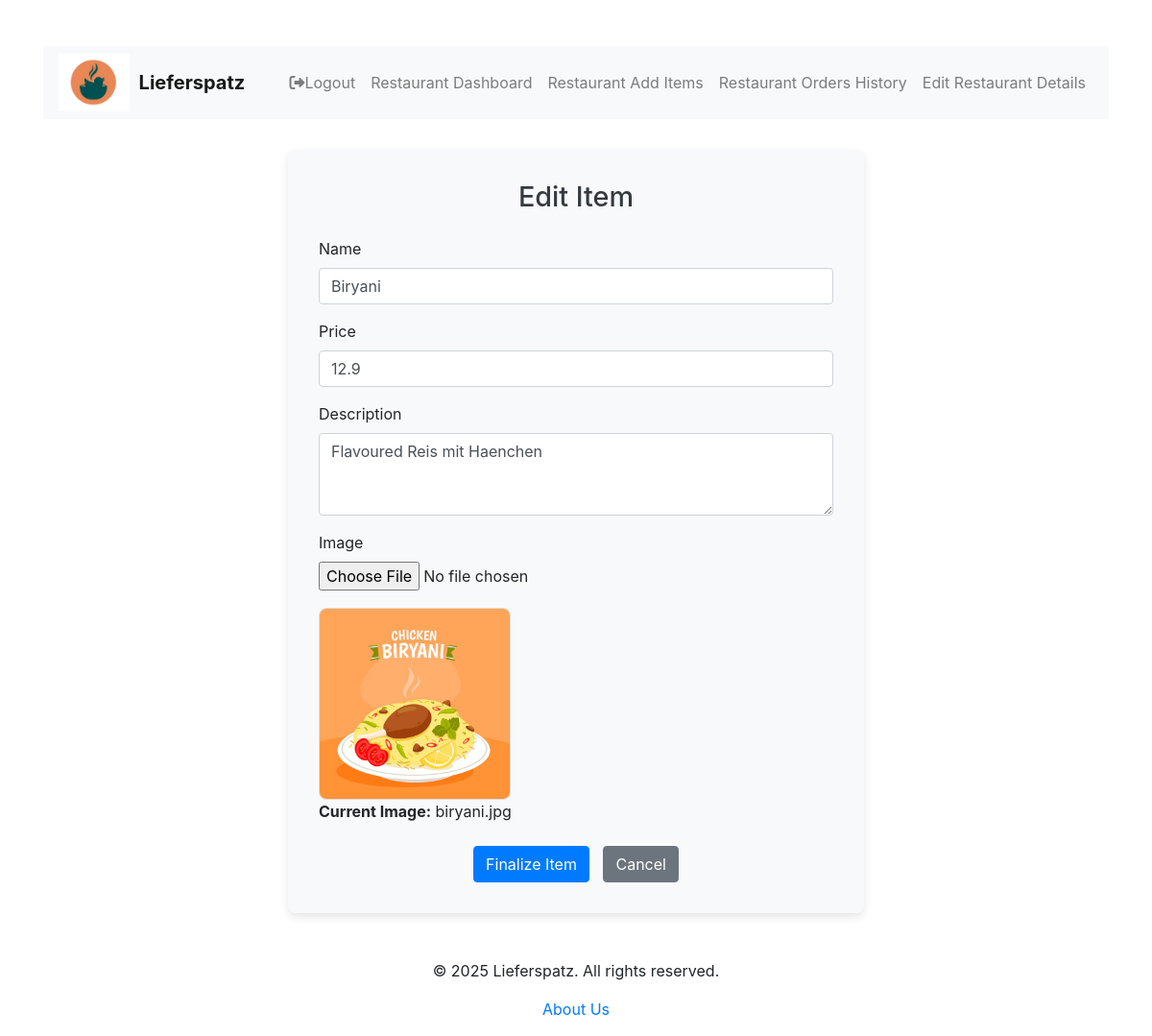
The page /restaurant/edit_item_screen?ItemID=1 (signed in) on the database as committed earlier.
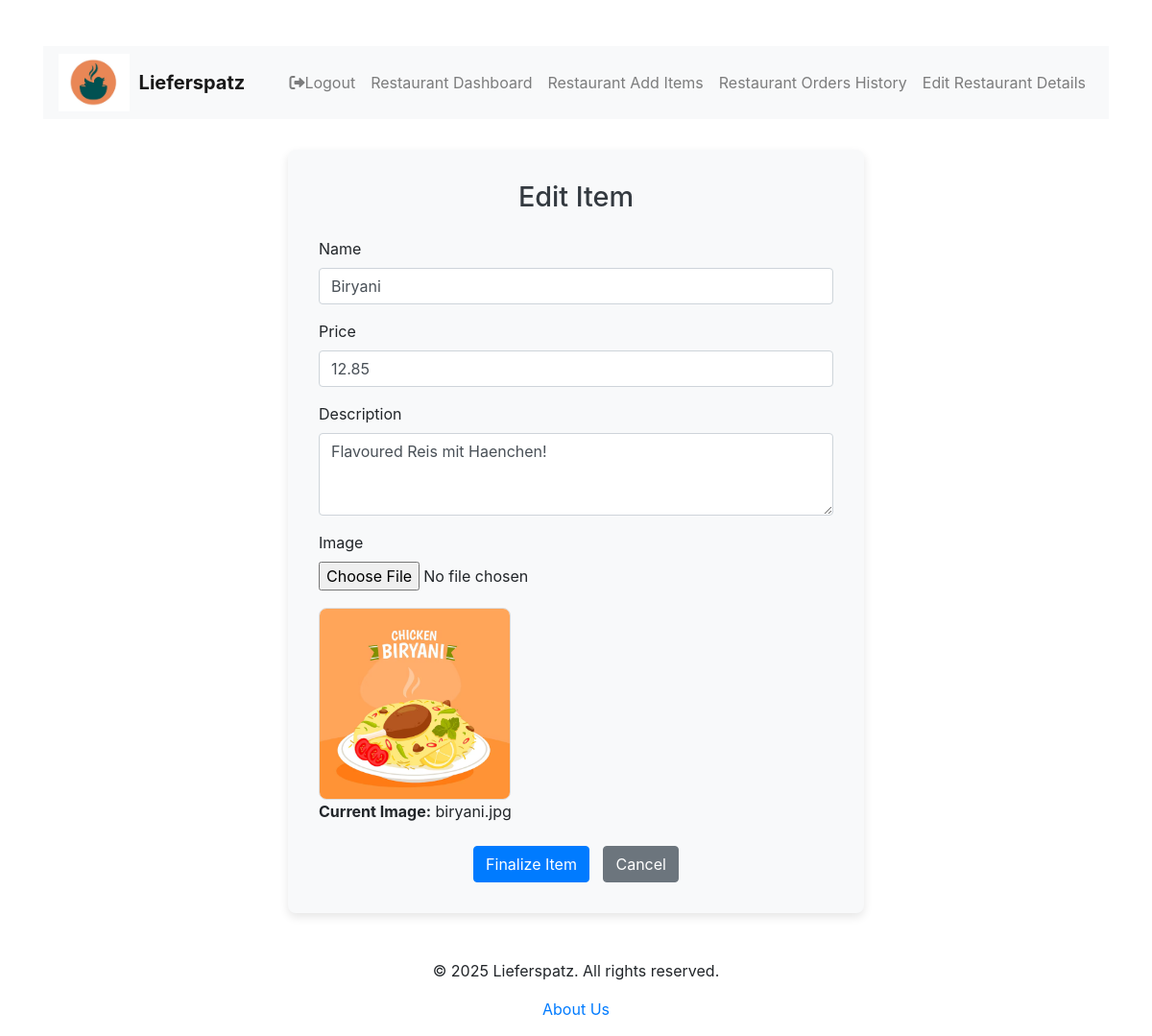
The same page on the database as committed later.
### tables this page shows
CREATE TABLE Items(
                        ItemID INTEGER PRIMARY KEY AUTOINCREMENT,
                        RestaurantID INTEGER,
                        Name TEXT,
                        Price REAL,
                        Description TEXT,
                        ImageURL TEXT,
                        Category TEXT, -- e.g. 'main dish', 'drink', etc.
                        CreatedAt DATETIME,
                        FOREIGN KEY (RestaurantID) REFERENCES restaurants(RestaurantID)
                );

### routes/restaurant.py (the view)
@restaurant_bp.route('/edit_item_screen', methods=['GET', 'POST'])
def restaurant_edit_item_screen():
    item_id = request.args.get('ItemID') if request.method == 'GET' else request.form['ItemID']
    row = RDB_util.get_item_from_database(item_id)
    restaurant_data = session['restaurant']
    return render_template('edit_item.html', user=restaurant_data, item=row)

### RDB_util.py (called while the page is built)
def connect_to_database():
    conn = sqlite3.connect('lieferspatz.db',isolation_level=None)
    return conn

def get_item_from_database(ItemID):
    conn = connect_to_database()
    cursor  = conn.cursor()
    cursor.execute("SELECT ItemID, Name, Price, Description, CreatedAt, ImageURL FROM Items WHERE ItemID = ?", (ItemID,))
    row = cursor.fetchall()
    conn.close()
    return row

### app.py (called while the page is built)
@app.after_request
def add_cache_control(response):
    response.headers['Cache-Control'] = 'no-store, no-cache, must-revalidate, proxy-revalidate'
    response.headers['Pragma'] = 'no-cache'
    response.headers['Expires'] = '0'
    return response

### templates/edit_item.html (shortened to what this page needs)
{% extends 'base.html' %}
{% block head %}
    <link href="https://stackpath.bootstrapcdn.com/bootstrap/4.5.2/css/bootstrap.min.css" rel="stylesheet">
{% endblock%}
{% block content %}
    <div class="form-container animate__animated animate__fadeIn">
        <h1 class="form-title">Edit Item</h1>
        <form action="/restaurant/edit_item" method="POST" enctype="multipart/form-data">
            <div class="form-group">
                <label for="Name">Name</label>
                <input type="text" class="form-control" name="Name" value="{{item[0][1]}}" required>
            </div>
            <div class="form-group">
                <label for="Price">Price</label>
                <input type="text" class="form-control" name="Price" value="{{item[0][2]}}" required>
            </div>
            <div class="form-group">
                <label for="Description">Description</label>
                <textarea class="form-control" name="Description" rows="3" required>{{item[0][3]}}</textarea>
            </div>
            <div class="form-group">
                <label for="image_url">Image</label>
                <input type="file" class="form-control-file" name="image_url" accept="image/*">
                {% if item[0][4] %}
                    <div class="mt-2">
                        <img src="{{ url_for('static', filename=item[0][5].split('static/')[1]) }}" alt="Item Image" class="item-image">
                        <p><strong>Current Image:</strong> {{ item[0][5].split('/')[-1] }}</p>
                    </div>
                {% endif %}
            </div>
            <div class="text-center mt-4">
                <button type="submit" name="ItemID" value="{{item[0][0]}}" class="btn btn-primary">Finalize Item</button>
                <a href="{{ url_for('restaurant.restaurant_dashboard') }}" class="btn btn-secondary">Cancel</a>
            </div>
        </form>
    </div>
{% endblock%}

Rows that differ between the two databases and show on the page:
changed Items "biryani.jpg": Price "12.9" → "12.85"; Description "Flavoured Reis mit Haenchen" → "Flavoured Reis mit Haenchen!"
